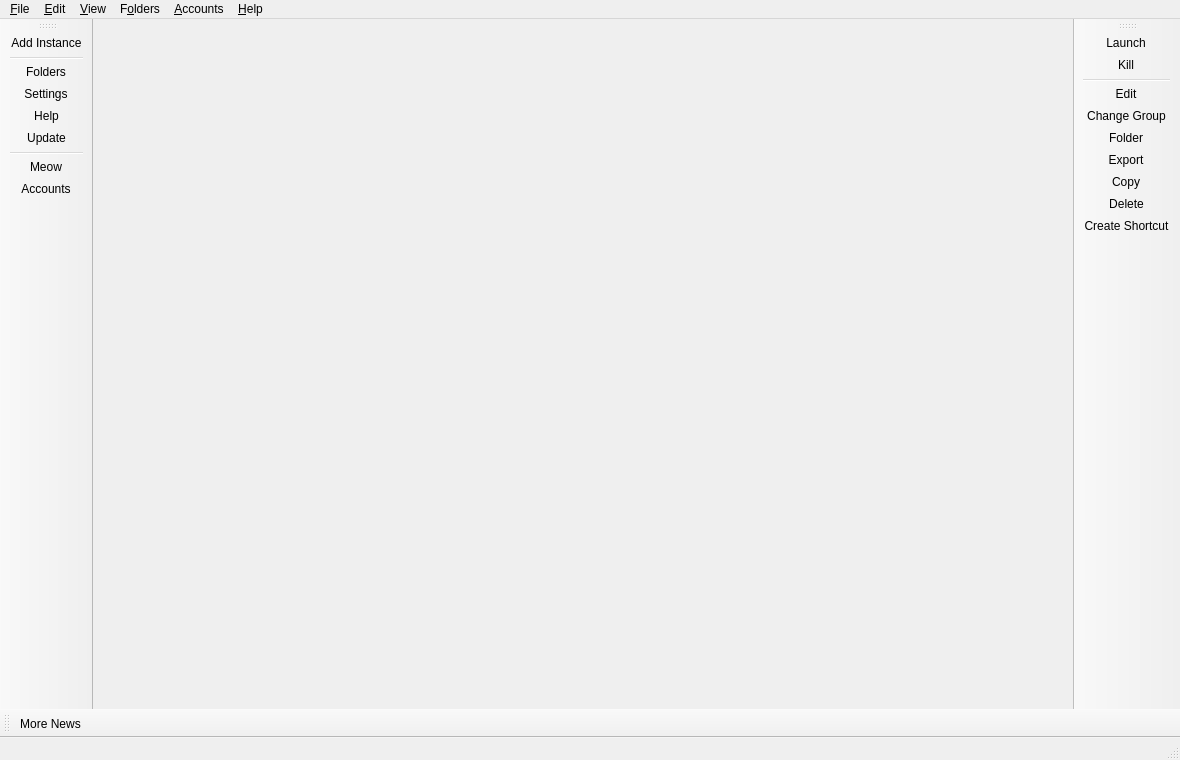
<?xml version="1.0" encoding="UTF-8"?>
<ui version="4.0">
 <class>MainWindow</class>
 <widget class="QMainWindow" name="MainWindow">
  <property name="geometry">
   <rect>
    <x>0</x>
    <y>0</y>
    <width>1180</width>
    <height>760</height>
   </rect>
  </property>
  <widget class="QWidget" name="centralWidget">
   <layout class="QHBoxLayout" name="horizontalLayout">
    <property name="spacing">
     <number>0</number>
    </property>
    <property name="leftMargin">
     <number>0</number>
    </property>
    <property name="topMargin">
     <number>0</number>
    </property>
    <property name="rightMargin">
     <number>0</number>
    </property>
    <property name="bottomMargin">
     <number>0</number>
    </property>
   </layout>
  </widget>
  <widget class="QStatusBar" name="statusBar"/>
  <widget class="QToolBar" name="mainToolBar">
   <property name="windowTitle">
    <string>Main Toolbar</string>
   </property>
   <property name="allowedAreas">
    <set>Qt::ToolBarArea::LeftToolBarArea|Qt::ToolBarArea::BottomToolBarArea|Qt::ToolBarArea::TopToolBarArea</set>
   </property>
   <property name="toolButtonStyle">
    <enum>Qt::ToolButtonStyle::ToolButtonIconOnly</enum>
   </property>
   <property name="floatable">
    <bool>false</bool>
   </property>
   <attribute name="toolBarArea">
    <enum>LeftToolBarArea</enum>
   </attribute>
   <attribute name="toolBarBreak">
    <bool>false</bool>
   </attribute>
   <addaction name="actionAddInstance"/>
   <addaction name="separator"/>
   <addaction name="actionFoldersButton"/>
   <addaction name="actionSettings"/>
   <addaction name="actionHelpButton"/>
   <addaction name="actionCheckUpdate"/>
   <addaction name="separator"/>
   <addaction name="actionCAT"/>
   <addaction name="actionAccountsButton"/>
  </widget>
  <widget class="QToolBar" name="newsToolBar">
   <property name="windowTitle">
    <string>News Toolbar</string>
   </property>
   <property name="allowedAreas">
    <set>Qt::ToolBarArea::BottomToolBarArea|Qt::ToolBarArea::TopToolBarArea</set>
   </property>
   <property name="iconSize">
    <size>
     <width>16</width>
     <height>16</height>
    </size>
   </property>
   <property name="toolButtonStyle">
    <enum>Qt::ToolButtonStyle::ToolButtonTextBesideIcon</enum>
   </property>
   <property name="floatable">
    <bool>false</bool>
   </property>
   <attribute name="toolBarArea">
    <enum>BottomToolBarArea</enum>
   </attribute>
   <attribute name="toolBarBreak">
    <bool>false</bool>
   </attribute>
   <addaction name="actionMoreNews"/>
  </widget>
  <widget class="WideBar" name="instanceToolBar">
   <property name="windowTitle">
    <string>Instance Toolbar</string>
   </property>
   <property name="iconSize">
    <size>
     <width>16</width>
     <height>16</height>
    </size>
   </property>
   <property name="toolButtonStyle">
    <enum>Qt::ToolButtonStyle::ToolButtonTextBesideIcon</enum>
   </property>
   <property name="floatable">
    <bool>false</bool>
   </property>
   <property name="useDefaultAction" stdset="0">
    <bool>true</bool>
   </property>
   <attribute name="toolBarArea">
    <enum>RightToolBarArea</enum>
   </attribute>
   <attribute name="toolBarBreak">
    <bool>false</bool>
   </attribute>
   <addaction name="actionLaunchInstance"/>
   <addaction name="actionKillInstance"/>
   <addaction name="separator"/>
   <addaction name="actionEditInstance"/>
   <addaction name="actionChangeInstGroup"/>
   <addaction name="actionViewSelectedInstFolder"/>
   <addaction name="actionExportInstance"/>
   <addaction name="actionCopyInstance"/>
   <addaction name="actionDeleteInstance"/>
   <addaction name="actionCreateInstanceShortcut"/>
  </widget>
  <widget class="QMenuBar" name="menuBar">
   <property name="geometry">
    <rect>
     <x>0</x>
     <y>0</y>
     <width>800</width>
     <height>30</height>
    </rect>
   </property>
   <widget class="QMenu" name="fileMenu">
    <property name="title">
     <string>&amp;File</string>
    </property>
    <property name="toolTipsVisible">
     <bool>true</bool>
    </property>
    <addaction name="actionAddInstance"/>
    <addaction name="separator"/>
    <addaction name="actionLaunchInstance"/>
    <addaction name="actionKillInstance"/>
    <addaction name="separator"/>
    <addaction name="actionEditInstance"/>
    <addaction name="actionChangeInstGroup"/>
    <addaction name="actionViewSelectedInstFolder"/>
    <addaction name="actionExportInstance"/>
    <addaction name="actionCopyInstance"/>
    <addaction name="actionDeleteInstance"/>
    <addaction name="actionCreateInstanceShortcut"/>
    <addaction name="separator"/>
    <addaction name="actionSettings"/>
    <addaction name="actionCloseWindow"/>
   </widget>
   <widget class="QMenu" name="editMenu">
    <property name="title">
     <string>&amp;Edit</string>
    </property>
    <property name="toolTipsVisible">
     <bool>true</bool>
    </property>
    <addaction name="actionUndoTrashInstance"/>
   </widget>
   <widget class="QMenu" name="viewMenu">
    <property name="title">
     <string>&amp;View</string>
    </property>
    <property name="toolTipsVisible">
     <bool>true</bool>
    </property>
    <addaction name="actionChangeTheme"/>
    <addaction name="separator"/>
    <addaction name="actionCAT"/>
    <addaction name="actionToggleStatusBar"/>
    <addaction name="actionLockToolbars"/>
    <addaction name="separator"/>
   </widget>
   <widget class="QMenu" name="foldersMenu">
    <property name="title">
     <string>F&amp;olders</string>
    </property>
    <property name="toolTipsVisible">
     <bool>true</bool>
    </property>
    <addaction name="actionViewLauncherRootFolder"/>
    <addaction name="actionViewLogsFolder"/>
    <addaction name="separator"/>
    <addaction name="actionViewInstanceFolder"/>
    <addaction name="actionViewIconsFolder"/>
    <addaction name="actionViewCentralModsFolder"/>
    <addaction name="actionViewJavaFolder"/>
    <addaction name="actionViewSkinsFolder"/>
    <addaction name="separator"/>
    <addaction name="actionViewWidgetThemeFolder"/>
    <addaction name="actionViewIconThemeFolder"/>
    <addaction name="actionViewCatPackFolder"/>
   </widget>
   <widget class="QMenu" name="accountsMenu">
    <property name="title">
     <string>&amp;Accounts</string>
    </property>
   </widget>
   <widget class="QMenu" name="helpMenu">
    <property name="title">
     <string>&amp;Help</string>
    </property>
    <property name="toolTipsVisible">
     <bool>true</bool>
    </property>
    <addaction name="actionClearMetadata"/>
    <addaction name="actionReportBug"/>
    <addaction name="actionViewLog"/>
    <addaction name="actionAddToPATH"/>
    <addaction name="separator"/>
    <addaction name="actionMATRIX"/>
    <addaction name="actionDISCORD"/>
    <addaction name="actionREDDIT"/>
    <addaction name="separator"/>
    <addaction name="actionMoreNews"/>
    <addaction name="actionCheckUpdate"/>
    <addaction name="actionOpenWiki"/>
    <addaction name="actionAbout"/>
   </widget>
   <addaction name="fileMenu"/>
   <addaction name="editMenu"/>
   <addaction name="viewMenu"/>
   <addaction name="foldersMenu"/>
   <addaction name="accountsMenu"/>
   <addaction name="helpMenu"/>
  </widget>
  <action name="actionMoreNews">
   <property name="icon">
    <iconset theme="news"/>
   </property>
   <property name="text">
    <string>More News...</string>
   </property>
   <property name="toolTip">
    <string>Open the development blog to read more news about %1.</string>
   </property>
  </action>
  <action name="actionCAT">
   <property name="checkable">
    <bool>true</bool>
   </property>
   <property name="icon">
    <iconset theme="cat"/>
   </property>
   <property name="text">
    <string>&amp;Meow</string>
   </property>
   <property name="toolTip">
    <string>It's a fluffy kitty :3</string>
   </property>
  </action>
  <action name="actionToggleStatusBar">
   <property name="checkable">
    <bool>true</bool>
   </property>
   <property name="text">
    <string>Status Bar</string>
   </property>
  </action>
  <action name="actionLockToolbars">
   <property name="checkable">
    <bool>true</bool>
   </property>
   <property name="text">
    <string>Lock Toolbars</string>
   </property>
  </action>
  <action name="actionUndoTrashInstance">
   <property name="enabled">
    <bool>false</bool>
   </property>
   <property name="text">
    <string>&amp;Undo Last Instance Deletion</string>
   </property>
  </action>
  <action name="actionAddInstance">
   <property name="icon">
    <iconset theme="new"/>
   </property>
   <property name="text">
    <string>Add Instanc&amp;e...</string>
   </property>
   <property name="toolTip">
    <string>Add a new instance.</string>
   </property>
  </action>
  <action name="actionCheckUpdate">
   <property name="icon">
    <iconset theme="checkupdate"/>
   </property>
   <property name="text">
    <string>&amp;Update...</string>
   </property>
   <property name="toolTip">
    <string>Check for new updates for %1.</string>
   </property>
   <property name="menuRole">
    <enum>QAction::MenuRole::ApplicationSpecificRole</enum>
   </property>
  </action>
  <action name="actionSettings">
   <property name="icon">
    <iconset theme="settings"/>
   </property>
   <property name="text">
    <string>Setti&amp;ngs...</string>
   </property>
   <property name="toolTip">
    <string>Change settings.</string>
   </property>
   <property name="menuRole">
    <enum>QAction::MenuRole::PreferencesRole</enum>
   </property>
  </action>
  <action name="actionManageSkins">
   <property name="icon">
    <iconset theme="settings"/>
   </property>
   <property name="text">
    <string>Manage &amp;Skins...</string>
   </property>
  </action>
  <action name="actionManageAccounts">
   <property name="icon">
    <iconset theme="accounts"/>
   </property>
   <property name="text">
    <string>&amp;Manage Accounts...</string>
   </property>
  </action>
  <action name="actionLaunchInstance">
   <property name="icon">
    <iconset theme="launch"/>
   </property>
   <property name="text">
    <string>&amp;Launch</string>
   </property>
   <property name="toolTip">
    <string>Launch the selected instance.</string>
   </property>
  </action>
  <action name="actionKillInstance">
   <property name="icon">
    <iconset theme="status-bad"/>
   </property>
   <property name="text">
    <string>&amp;Kill</string>
   </property>
   <property name="toolTip">
    <string>Kill the running instance.</string>
   </property>
   <property name="shortcut">
    <string>Ctrl+K</string>
   </property>
  </action>
  <action name="actionRenameInstance">
   <property name="icon">
    <iconset theme="rename"/>
   </property>
   <property name="text">
    <string>Rename</string>
   </property>
   <property name="toolTip">
    <string>Rename the selected instance.</string>
   </property>
  </action>
  <action name="actionChangeInstGroup">
   <property name="icon">
    <iconset theme="tag"/>
   </property>
   <property name="text">
    <string>&amp;Change Group...</string>
   </property>
   <property name="toolTip">
    <string>Change the selected instance's group.</string>
   </property>
   <property name="shortcut">
    <string>Ctrl+G</string>
   </property>
  </action>
  <action name="actionChangeInstIcon">
   <property name="text">
    <string>Change Icon</string>
   </property>
   <property name="toolTip">
    <string>Change the selected instance's icon.</string>
   </property>
  </action>
  <action name="actionEditInstance">
   <property name="icon">
    <iconset theme="settings"/>
   </property>
   <property name="text">
    <string>&amp;Edit...</string>
   </property>
   <property name="toolTip">
    <string>Change the instance settings, mods and versions.</string>
   </property>
   <property name="shortcut">
    <string>Ctrl+I</string>
   </property>
  </action>
  <action name="actionViewSelectedInstFolder">
   <property name="icon">
    <iconset theme="viewfolder"/>
   </property>
   <property name="text">
    <string>&amp;Folder</string>
   </property>
   <property name="toolTip">
    <string>Open the selected instance's root folder in a file browser.</string>
   </property>
  </action>
  <action name="actionDeleteInstance">
   <property name="icon">
    <iconset theme="delete"/>
   </property>
   <property name="text">
    <string>Dele&amp;te</string>
   </property>
   <property name="toolTip">
    <string>Delete the selected instance.</string>
   </property>
   <property name="autoRepeat">
    <bool>false</bool>
   </property>
  </action>
  <action name="actionCopyInstance">
   <property name="icon">
    <iconset theme="copy"/>
   </property>
   <property name="text">
    <string>Cop&amp;y...</string>
   </property>
   <property name="toolTip">
    <string>Copy the selected instance.</string>
   </property>
   <property name="shortcut">
    <string>Ctrl+D</string>
   </property>
  </action>
  <action name="actionExportInstance">
   <property name="icon">
    <iconset theme="export"/>
   </property>
   <property name="text">
    <string>E&amp;xport...</string>
   </property>
   <property name="toolTip">
    <string>Export the selected instance to supported formats.</string>
   </property>
  </action>
  <action name="actionExportInstanceZip">
   <property name="icon">
    <iconset theme="launcher"/>
   </property>
   <property name="text">
    <string>Yahu Client (zip)</string>
   </property>
  </action>
  <action name="actionExportInstanceMrPack">
   <property name="icon">
    <iconset theme="modrinth"/>
   </property>
   <property name="text">
    <string>Modrinth (mrpack)</string>
   </property>
  </action>
  <action name="actionExportInstanceFlamePack">
   <property name="icon">
    <iconset theme="flame"/>
   </property>
   <property name="text">
    <string>CurseForge (zip)</string>
   </property>
  </action>
  <action name="actionCreateInstanceShortcut">
   <property name="icon">
    <iconset theme="shortcut"/>
   </property>
   <property name="text">
    <string>Create Shortcut</string>
   </property>
   <property name="toolTip">
    <string>Creates a shortcut on a selected folder to launch the selected instance.</string>
   </property>
  </action>
  <action name="actionNoAccountsAdded">
   <property name="icon">
    <iconset theme="noaccount"/>
   </property>
   <property name="text">
    <string>No accounts added!</string>
   </property>
  </action>
  <action name="actionNoDefaultAccount">
   <property name="checkable">
    <bool>true</bool>
   </property>
   <property name="icon">
    <iconset theme="noaccount"/>
   </property>
   <property name="text">
    <string>No Default Account</string>
   </property>
   <property name="shortcut">
    <string>Ctrl+0</string>
   </property>
  </action>
  <action name="actionCloseWindow">
   <property name="icon">
    <iconset theme="status-bad"/>
   </property>
   <property name="text">
    <string>Close &amp;Window</string>
   </property>
   <property name="toolTip">
    <string>Close the current window</string>
   </property>
   <property name="menuRole">
    <enum>QAction::MenuRole::NoRole</enum>
   </property>
  </action>
  <action name="actionViewInstanceFolder">
   <property name="icon">
    <iconset theme="viewfolder"/>
   </property>
   <property name="text">
    <string>I&amp;nstances</string>
   </property>
   <property name="toolTip">
    <string>Open the instances folder in a file browser.</string>
   </property>
  </action>
  <action name="actionViewLauncherRootFolder">
   <property name="icon">
    <iconset theme="viewfolder"/>
   </property>
   <property name="text">
    <string>Launcher &amp;Data</string>
   </property>
   <property name="toolTip">
    <string>Open the launcher's root folder in a file browser.</string>
   </property>
  </action>
  <action name="actionViewCentralModsFolder">
   <property name="icon">
    <iconset theme="centralmods"/>
   </property>
   <property name="text">
    <string>&amp;Mods (Quick Access)</string>
   </property>
   <property name="toolTip">
    <string>Open the mods folder in a file browser.</string>
   </property>
  </action>
  <action name="actionViewSkinsFolder">
   <property name="icon">
    <iconset theme="viewfolder"/>
   </property>
   <property name="text">
    <string>&amp;Skins</string>
   </property>
   <property name="toolTip">
    <string>Open the skins folder in a file browser.</string>
   </property>
  </action>
  <action name="actionViewIconsFolder">
   <property name="icon">
    <iconset theme="viewfolder"/>
   </property>
   <property name="text">
    <string>Instance &amp;Icons</string>
   </property>
   <property name="toolTip">
    <string>Open the instance icons folder in a file browser.</string>
   </property>
  </action>
  <action name="actionViewLogsFolder">
   <property name="icon">
    <iconset theme="viewfolder"/>
   </property>
   <property name="text">
    <string>Launcher &amp;Logs</string>
   </property>
   <property name="toolTip">
    <string>Open the logs folder in a file browser.</string>
   </property>
  </action>
  <action name="actionChangeTheme">
   <property name="text">
    <string>Themes</string>
   </property>
  </action>
  <action name="actionReportBug">
   <property name="icon">
    <iconset theme="bug"/>
   </property>
   <property name="text">
    <string>Report a Bug or Suggest a Feature</string>
   </property>
   <property name="toolTip">
    <string>Open the bug tracker to report a bug with %1.</string>
   </property>
  </action>
  <action name="actionDISCORD">
   <property name="icon">
    <iconset theme="discord"/>
   </property>
   <property name="text">
    <string>&amp;Discord Guild</string>
   </property>
   <property name="toolTip">
    <string>Open %1 Discord guild.</string>
   </property>
  </action>
  <action name="actionMATRIX">
   <property name="icon">
    <iconset theme="matrix"/>
   </property>
   <property name="text">
    <string>&amp;Matrix Space</string>
   </property>
   <property name="toolTip">
    <string>Open %1 Matrix space.</string>
   </property>
  </action>
  <action name="actionREDDIT">
   <property name="icon">
    <iconset theme="reddit-alien"/>
   </property>
   <property name="text">
    <string>Sub&amp;reddit</string>
   </property>
   <property name="toolTip">
    <string>Open %1 subreddit.</string>
   </property>
  </action>
  <action name="actionAbout">
   <property name="icon">
    <iconset theme="about"/>
   </property>
   <property name="text">
    <string>&amp;About %1</string>
   </property>
   <property name="toolTip">
    <string>View information about %1.</string>
   </property>
   <property name="menuRole">
    <enum>QAction::MenuRole::AboutRole</enum>
   </property>
  </action>
  <action name="actionClearMetadata">
   <property name="icon">
    <iconset theme="refresh"/>
   </property>
   <property name="text">
    <string>&amp;Clear Metadata Cache</string>
   </property>
   <property name="toolTip">
    <string>Clear cached metadata</string>
   </property>
  </action>
  <action name="actionViewLog">
   <property name="icon">
    <iconset theme="log"/>
   </property>
   <property name="text">
    <string>View logs</string>
   </property>
   <property name="toolTip">
    <string>View current and previous launcher logs</string>
   </property>
  </action>
  <action name="actionAddToPATH">
   <property name="icon">
    <iconset theme="custom-commands"/>
   </property>
   <property name="text">
    <string>Install to &amp;PATH</string>
   </property>
   <property name="toolTip">
    <string>Install a %1 symlink to /usr/local/bin</string>
   </property>
  </action>
  <action name="actionFoldersButton">
   <property name="icon">
    <iconset theme="viewfolder"/>
   </property>
   <property name="text">
    <string>Folders</string>
   </property>
   <property name="toolTip">
    <string>Open one of the folders shared between instances.</string>
   </property>
  </action>
  <action name="actionHelpButton">
   <property name="icon">
    <iconset theme="help"/>
   </property>
   <property name="text">
    <string>Help</string>
   </property>
   <property name="toolTip">
    <string>Get help with %1 or Minecraft.</string>
   </property>
  </action>
  <action name="actionAccountsButton">
   <property name="icon">
    <iconset theme="noaccount"/>
   </property>
   <property name="text">
    <string>Accounts</string>
   </property>
  </action>
  <action name="actionOpenWiki">
   <property name="icon">
    <iconset theme="help"/>
   </property>
   <property name="text">
    <string>%1 &amp;Wiki</string>
   </property>
   <property name="toolTip">
    <string>Open the %1 wiki</string>
   </property>
  </action>
  <action name="actionViewWidgetThemeFolder">
   <property name="icon">
    <iconset theme="viewfolder"/>
   </property>
   <property name="text">
    <string>&amp;Widget Themes</string>
   </property>
   <property name="toolTip">
    <string>Open the widget themes folder in a file browser.</string>
   </property>
  </action>
  <action name="actionViewIconThemeFolder">
   <property name="icon">
    <iconset theme="viewfolder"/>
   </property>
   <property name="text">
    <string>I&amp;con Themes</string>
   </property>
   <property name="toolTip">
    <string>Open the icon theme folder in a file browser.</string>
   </property>
  </action>
  <action name="actionViewCatPackFolder">
   <property name="icon">
    <iconset theme="viewfolder"/>
   </property>
   <property name="text">
    <string>&amp;Cat Packs</string>
   </property>
   <property name="toolTip">
    <string>Open the cat packs folder in a file browser.</string>
   </property>
  </action>
  <action name="actionViewJavaFolder">
   <property name="icon">
    <iconset theme="viewfolder"/>
   </property>
   <property name="text">
    <string>&amp;Auto Downloaded Java</string>
   </property>
   <property name="toolTip">
    <string>Open the Java folder in a file browser. Only available if the built-in Java downloader is used.</string>
   </property>
  </action>
 </widget>
 <customwidgets>
  <customwidget>
   <class>WideBar</class>
   <extends>QToolBar</extends>
   <header>ui/widgets/WideBar.h</header>
  </customwidget>
 </customwidgets>
 <resources/>
 <connections/>
</ui>
